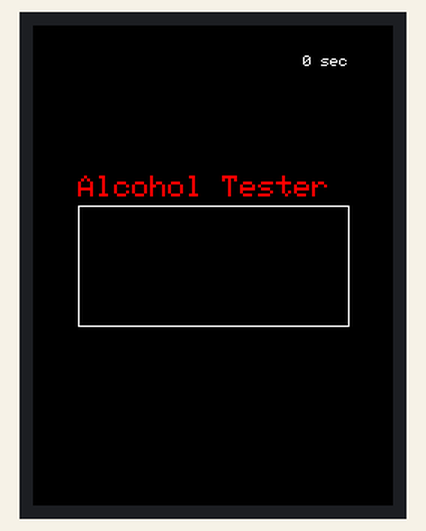
Bench run of a sketch on a simulated Arduino Uno, built with avr-gcc and run on an emulated ATmega328P. Shown: 240×320 colour display. What the sketch prints to the serial monitor is not drawn.

Above: at 0.4 s.
At 100.4 s:
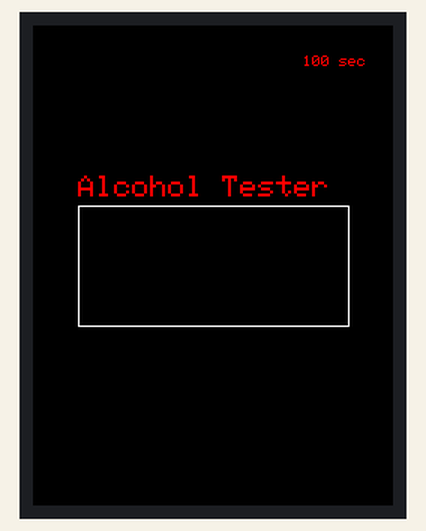

Measured:
- what the display in image 0 shows lasts 100.0 s, from 0.3 s to 100.3 s

The sketch:

alcohol_tester.ino
```cpp
#include <Adafruit_GFX.h>
#if defined(_GFXFONT_H_)           //are we using the new library?
#include <Fonts/FreeSans9pt7b.h>
#define ADJ_BASELINE 11            //new fonts setCursor to bottom of letter
#else
#define ADJ_BASELINE 0             //legacy setCursor to top of letter
#endif
#include <MCUFRIEND_kbv.h>
MCUFRIEND_kbv tft;

#define TS_MINX 125
#define TS_MINY 85
#define TS_MAXX 965
#define TS_MAXY 905

//colors defined
#define BLACK   0x0000
#define BLUE    0x001F
#define RED     0xF800
#define GREEN   0x07E0
#define CYAN    0x07FF
#define MAGENTA 0xF81F
#define YELLOW  0xFFE0
#define WHITE   0xFFFF
#define GREY    0x7BEF

#include <stdio.h>

uint16_t ID;

uint8_t conv2d(const char* p)
{
  uint8_t v = 0;
  if ('0' <= *p && *p <= '9') v = *p - '0';
  return 10 * v + *++p - '0';
}

void setup(void)
{
  Serial.begin(9600);

  tft.reset();
  ID = tft.readID();
  Serial.print("TFT ID = 0x");
  Serial.println(ID, HEX);
  tft.begin(ID);

  tft.setRotation(0);
  tft.fillScreen(BLACK);
}

void loop(void)
{
  tft.fillScreen(BLACK);

  tft.drawLine(30,120,210,120,WHITE);
  tft.drawLine(30,200,210,200,WHITE);
  tft.drawLine(30,120,30,200,WHITE);
  tft.drawLine(210,120,210,200,WHITE);

  tft.setCursor(180,20);
  tft.setTextSize(1.5);
  tft.print(millis()/1000);
  tft.print(" sec");

  tft.setCursor(30,100);
  tft.setTextSize(2);
  tft.setTextColor(RED);
  tft.print("Alcohol Tester");
  delay(100000);


}
```
